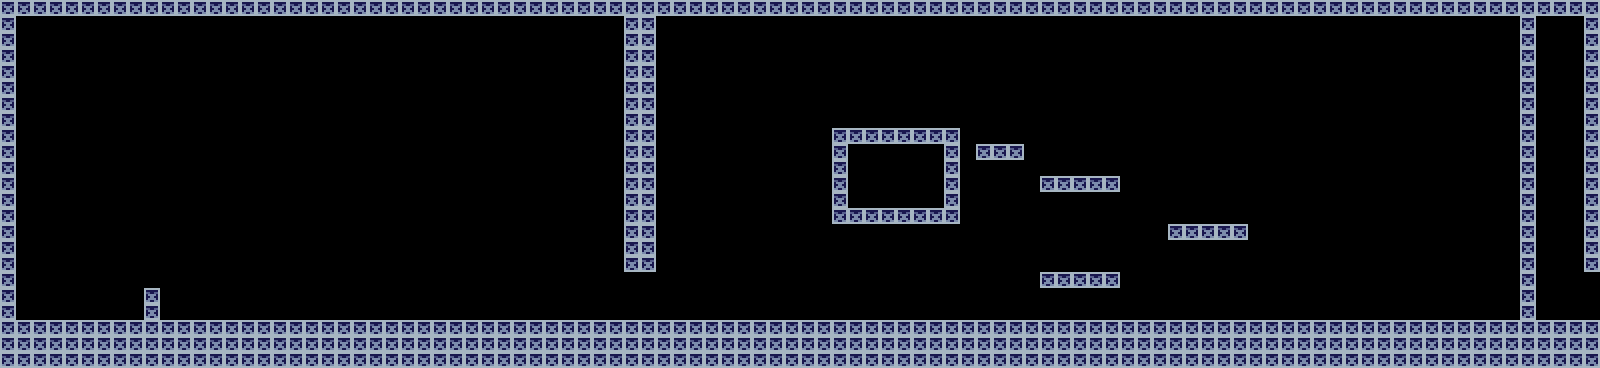

A 2D game scene composited from a Tiled map and its tileset images. What follows is a short description and the map's XML, with every tile layer's data as written:
An orthogonal 100x23 tile map with 16x16 px tiles, 1 tile layer (Ground) and 1 object (spawn).

<map version="1.1" tiledversion="2018.09.12" orientation="orthogonal" renderorder="right-down" width="100" height="23" tilewidth="16" tileheight="16" infinite="0" nextlayerid="6" nextobjectid="11">
 <tileset firstgid="1" source="tile.tsx" />
 <layer id="5" name="Ground" width="100" height="23">
  <data encoding="csv">
1,1,1,1,1,1,1,1,1,1,1,1,1,1,1,1,1,1,1,1,1,1,1,1,1,1,1,1,1,1,1,1,1,1,1,1,1,1,1,1,1,1,1,1,1,1,1,1,1,1,1,1,1,1,1,1,1,1,1,1,1,1,1,1,1,1,1,1,1,1,1,1,1,1,1,1,1,1,1,1,1,1,1,1,1,1,1,1,1,1,1,1,1,1,1,1,1,1,1,1,
1,0,0,0,0,0,0,0,0,0,0,0,0,0,0,0,0,0,0,0,0,0,0,0,0,0,0,0,0,0,0,0,0,0,0,0,0,0,0,1,1,0,0,0,0,0,0,0,0,0,0,0,0,0,0,0,0,0,0,0,0,0,0,0,0,0,0,0,0,0,0,0,0,0,0,0,0,0,0,0,0,0,0,0,0,0,0,0,0,0,0,0,0,0,0,1,0,0,0,1,
1,0,0,0,0,0,0,0,0,0,0,0,0,0,0,0,0,0,0,0,0,0,0,0,0,0,0,0,0,0,0,0,0,0,0,0,0,0,0,1,1,0,0,0,0,0,0,0,0,0,0,0,0,0,0,0,0,0,0,0,0,0,0,0,0,0,0,0,0,0,0,0,0,0,0,0,0,0,0,0,0,0,0,0,0,0,0,0,0,0,0,0,0,0,0,1,0,0,0,1,
1,0,0,0,0,0,0,0,0,0,0,0,0,0,0,0,0,0,0,0,0,0,0,0,0,0,0,0,0,0,0,0,0,0,0,0,0,0,0,1,1,0,0,0,0,0,0,0,0,0,0,0,0,0,0,0,0,0,0,0,0,0,0,0,0,0,0,0,0,0,0,0,0,0,0,0,0,0,0,0,0,0,0,0,0,0,0,0,0,0,0,0,0,0,0,1,0,0,0,1,
1,0,0,0,0,0,0,0,0,0,0,0,0,0,0,0,0,0,0,0,0,0,0,0,0,0,0,0,0,0,0,0,0,0,0,0,0,0,0,1,1,0,0,0,0,0,0,0,0,0,0,0,0,0,0,0,0,0,0,0,0,0,0,0,0,0,0,0,0,0,0,0,0,0,0,0,0,0,0,0,0,0,0,0,0,0,0,0,0,0,0,0,0,0,0,1,0,0,0,1,
1,0,0,0,0,0,0,0,0,0,0,0,0,0,0,0,0,0,0,0,0,0,0,0,0,0,0,0,0,0,0,0,0,0,0,0,0,0,0,1,1,0,0,0,0,0,0,0,0,0,0,0,0,0,0,0,0,0,0,0,0,0,0,0,0,0,0,0,0,0,0,0,0,0,0,0,0,0,0,0,0,0,0,0,0,0,0,0,0,0,0,0,0,0,0,1,0,0,0,1,
1,0,0,0,0,0,0,0,0,0,0,0,0,0,0,0,0,0,0,0,0,0,0,0,0,0,0,0,0,0,0,0,0,0,0,0,0,0,0,1,1,0,0,0,0,0,0,0,0,0,0,0,0,0,0,0,0,0,0,0,0,0,0,0,0,0,0,0,0,0,0,0,0,0,0,0,0,0,0,0,0,0,0,0,0,0,0,0,0,0,0,0,0,0,0,1,0,0,0,1,
1,0,0,0,0,0,0,0,0,0,0,0,0,0,0,0,0,0,0,0,0,0,0,0,0,0,0,0,0,0,0,0,0,0,0,0,0,0,0,1,1,0,0,0,0,0,0,0,0,0,0,0,0,0,0,0,0,0,0,0,0,0,0,0,0,0,0,0,0,0,0,0,0,0,0,0,0,0,0,0,0,0,0,0,0,0,0,0,0,0,0,0,0,0,0,1,0,0,0,1,
1,0,0,0,0,0,0,0,0,0,0,0,0,0,0,0,0,0,0,0,0,0,0,0,0,0,0,0,0,0,0,0,0,0,0,0,0,0,0,1,1,0,0,0,0,0,0,0,0,0,0,0,1,1,1,1,1,1,1,1,0,0,0,0,0,0,0,0,0,0,0,0,0,0,0,0,0,0,0,0,0,0,0,0,0,0,0,0,0,0,0,0,0,0,0,1,0,0,0,1,
1,0,0,0,0,0,0,0,0,0,0,0,0,0,0,0,0,0,0,0,0,0,0,0,0,0,0,0,0,0,0,0,0,0,0,0,0,0,0,1,1,0,0,0,0,0,0,0,0,0,0,0,1,0,0,0,0,0,0,1,0,1,1,1,0,0,0,0,0,0,0,0,0,0,0,0,0,0,0,0,0,0,0,0,0,0,0,0,0,0,0,0,0,0,0,1,0,0,0,1,
1,0,0,0,0,0,0,0,0,0,0,0,0,0,0,0,0,0,0,0,0,0,0,0,0,0,0,0,0,0,0,0,0,0,0,0,0,0,0,1,1,0,0,0,0,0,0,0,0,0,0,0,1,0,0,0,0,0,0,1,0,0,0,0,0,0,0,0,0,0,0,0,0,0,0,0,0,0,0,0,0,0,0,0,0,0,0,0,0,0,0,0,0,0,0,1,0,0,0,1,
1,0,0,0,0,0,0,0,0,0,0,0,0,0,0,0,0,0,0,0,0,0,0,0,0,0,0,0,0,0,0,0,0,0,0,0,0,0,0,1,1,0,0,0,0,0,0,0,0,0,0,0,1,0,0,0,0,0,0,1,0,0,0,0,0,1,1,1,1,1,0,0,0,0,0,0,0,0,0,0,0,0,0,0,0,0,0,0,0,0,0,0,0,0,0,1,0,0,0,1,
1,0,0,0,0,0,0,0,0,0,0,0,0,0,0,0,0,0,0,0,0,0,0,0,0,0,0,0,0,0,0,0,0,0,0,0,0,0,0,1,1,0,0,0,0,0,0,0,0,0,0,0,1,0,0,0,0,0,0,1,0,0,0,0,0,0,0,0,0,0,0,0,0,0,0,0,0,0,0,0,0,0,0,0,0,0,0,0,0,0,0,0,0,0,0,1,0,0,0,1,
1,0,0,0,0,0,0,0,0,0,0,0,0,0,0,0,0,0,0,0,0,0,0,0,0,0,0,0,0,0,0,0,0,0,0,0,0,0,0,1,1,0,0,0,0,0,0,0,0,0,0,0,1,1,1,1,1,1,1,1,0,0,0,0,0,0,0,0,0,0,0,0,0,0,0,0,0,0,0,0,0,0,0,0,0,0,0,0,0,0,0,0,0,0,0,1,0,0,0,1,
1,0,0,0,0,0,0,0,0,0,0,0,0,0,0,0,0,0,0,0,0,0,0,0,0,0,0,0,0,0,0,0,0,0,0,0,0,0,0,1,1,0,0,0,0,0,0,0,0,0,0,0,0,0,0,0,0,0,0,0,0,0,0,0,0,0,0,0,0,0,0,0,0,1,1,1,1,1,0,0,0,0,0,0,0,0,0,0,0,0,0,0,0,0,0,1,0,0,0,1,
1,0,0,0,0,0,0,0,0,0,0,0,0,0,0,0,0,0,0,0,0,0,0,0,0,0,0,0,0,0,0,0,0,0,0,0,0,0,0,1,1,0,0,0,0,0,0,0,0,0,0,0,0,0,0,0,0,0,0,0,0,0,0,0,0,0,0,0,0,0,0,0,0,0,0,0,0,0,0,0,0,0,0,0,0,0,0,0,0,0,0,0,0,0,0,1,0,0,0,1,
1,0,0,0,0,0,0,0,0,0,0,0,0,0,0,0,0,0,0,0,0,0,0,0,0,0,0,0,0,0,0,0,0,0,0,0,0,0,0,1,1,0,0,0,0,0,0,0,0,0,0,0,0,0,0,0,0,0,0,0,0,0,0,0,0,0,0,0,0,0,0,0,0,0,0,0,0,0,0,0,0,0,0,0,0,0,0,0,0,0,0,0,0,0,0,1,0,0,0,1,
1,0,0,0,0,0,0,0,0,0,0,0,0,0,0,0,0,0,0,0,0,0,0,0,0,0,0,0,0,0,0,0,0,0,0,0,0,0,0,0,0,0,0,0,0,0,0,0,0,0,0,0,0,0,0,0,0,0,0,0,0,0,0,0,0,1,1,1,1,1,0,0,0,0,0,0,0,0,0,0,0,0,0,0,0,0,0,0,0,0,0,0,0,0,0,1,0,0,0,0,
1,0,0,0,0,0,0,0,0,1,0,0,0,0,0,0,0,0,0,0,0,0,0,0,0,0,0,0,0,0,0,0,0,0,0,0,0,0,0,0,0,0,0,0,0,0,0,0,0,0,0,0,0,0,0,0,0,0,0,0,0,0,0,0,0,0,0,0,0,0,0,0,0,0,0,0,0,0,0,0,0,0,0,0,0,0,0,0,0,0,0,0,0,0,0,1,0,0,0,0,
1,0,0,0,0,0,0,0,0,1,0,0,0,0,0,0,0,0,0,0,0,0,0,0,0,0,0,0,0,0,0,0,0,0,0,0,0,0,0,0,0,0,0,0,0,0,0,0,0,0,0,0,0,0,0,0,0,0,0,0,0,0,0,0,0,0,0,0,0,0,0,0,0,0,0,0,0,0,0,0,0,0,0,0,0,0,0,0,0,0,0,0,0,0,0,1,0,0,0,0,
1,1,1,1,1,1,1,1,1,1,1,1,1,1,1,1,1,1,1,1,1,1,1,1,1,1,1,1,1,1,1,1,1,1,1,1,1,1,1,1,1,1,1,1,1,1,1,1,1,1,1,1,1,1,1,1,1,1,1,1,1,1,1,1,1,1,1,1,1,1,1,1,1,1,1,1,1,1,1,1,1,1,1,1,1,1,1,1,1,1,1,1,1,1,1,1,1,1,1,1,
1,1,1,1,1,1,1,1,1,1,1,1,1,1,1,1,1,1,1,1,1,1,1,1,1,1,1,1,1,1,1,1,1,1,1,1,1,1,1,1,1,1,1,1,1,1,1,1,1,1,1,1,1,1,1,1,1,1,1,1,1,1,1,1,1,1,1,1,1,1,1,1,1,1,1,1,1,1,1,1,1,1,1,1,1,1,1,1,1,1,1,1,1,1,1,1,1,1,1,1,
1,1,1,1,1,1,1,1,1,1,1,1,1,1,1,1,1,1,1,1,1,1,1,1,1,1,1,1,1,1,1,1,1,1,1,1,1,1,1,1,1,1,1,1,1,1,1,1,1,1,1,1,1,1,1,1,1,1,1,1,1,1,1,1,1,1,1,1,1,1,1,1,1,1,1,1,1,1,1,1,1,1,1,1,1,1,1,1,1,1,1,1,1,1,1,1,1,1,1,1
</data>
 </layer>
 <objectgroup id="2" name="Objects">
  <object id="1" name="spawn" x="64.6667" y="287.333" width="15.3333" height="15.3333" />
 </objectgroup>
</map>